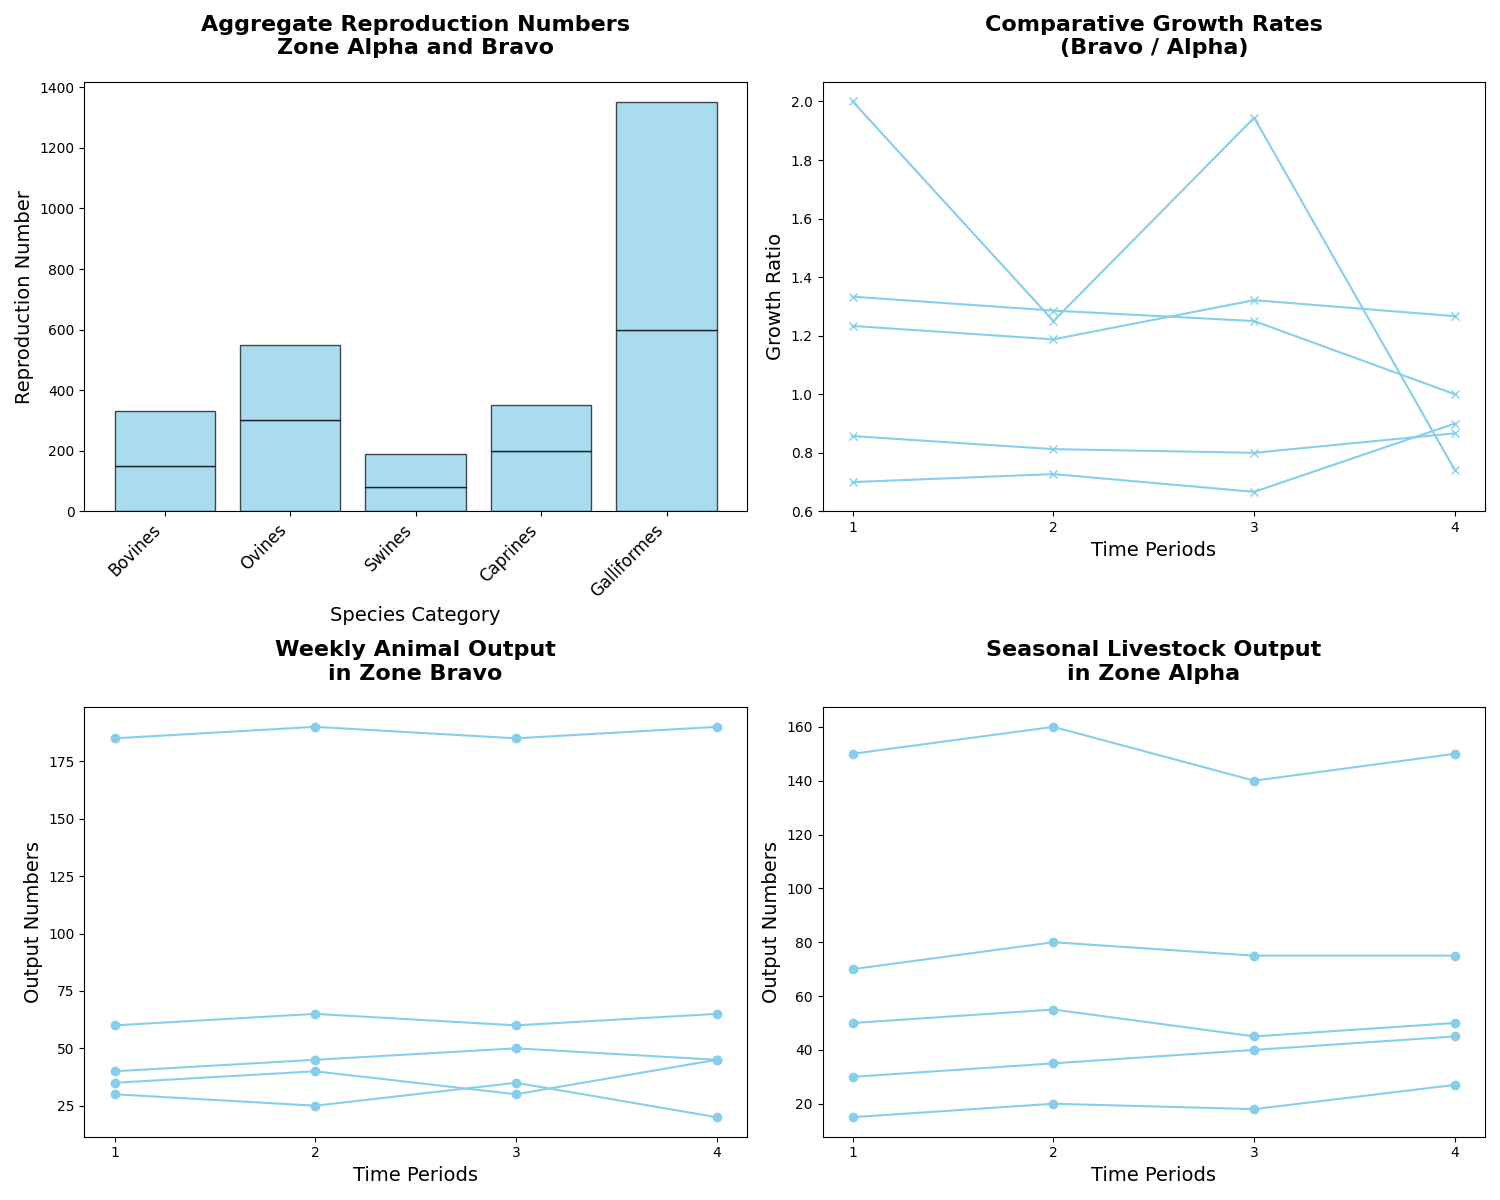

The script that drew this image:
import matplotlib.pyplot as plt
import numpy as np

species = ['Bovines', 'Ovines', 'Swines', 'Caprines', 'Galliformes']
birth_rates_region_A = np.array([150, 300, 80, 200, 600])
birth_rates_region_B = np.array([180, 250, 110, 150, 750])

weeks = np.arange(1, 5)
weekly_birth_rates_region_A = np.array([
    [30, 70, 15, 50, 150],
    [35, 80, 20, 55, 160],
    [40, 75, 18, 45, 140],
    [45, 75, 27, 50, 150]
])
weekly_birth_rates_region_B = np.array([
    [40, 60, 30, 35, 185],
    [45, 65, 25, 40, 190],
    [50, 60, 35, 30, 185],
    [45, 65, 20, 45, 190]
])

fig, axs = plt.subplots(2, 2, figsize=(15, 12))

# Use a single color, e.g., 'skyblue' for all data groups
consistent_color = 'skyblue'

axs[0, 0].bar(species, birth_rates_region_A, color=consistent_color, edgecolor='black', alpha=0.7)
axs[0, 0].bar(species, birth_rates_region_B, color=consistent_color, edgecolor='black', alpha=0.7, bottom=birth_rates_region_A)
axs[0, 0].set_title('Aggregate Reproduction Numbers\nZone Alpha and Bravo', fontsize=16, fontweight='bold', pad=20)
axs[0, 0].set_xlabel('Species Category', fontsize=14)
axs[0, 0].set_ylabel('Reproduction Number', fontsize=14)
axs[0, 0].set_xticks(np.arange(len(species)))
axs[0, 0].set_xticklabels(species, rotation=45, ha='right', fontsize=12)

for i in range(len(species)):
    axs[1, 1].plot(weeks, weekly_birth_rates_region_A[:, i], marker='o', color=consistent_color)
axs[1, 1].set_title('Seasonal Livestock Output\nin Zone Alpha', fontsize=16, fontweight='bold', pad=20)
axs[1, 1].set_xlabel('Time Periods', fontsize=14)
axs[1, 1].set_ylabel('Output Numbers', fontsize=14)
axs[1, 1].set_xticks(weeks)

for i in range(len(species)):
    axs[1, 0].plot(weeks, weekly_birth_rates_region_B[:, i], marker='o', color=consistent_color)
axs[1, 0].set_title('Weekly Animal Output\nin Zone Bravo', fontsize=16, fontweight='bold', pad=20)
axs[1, 0].set_xlabel('Time Periods', fontsize=14)
axs[1, 0].set_ylabel('Output Numbers', fontsize=14)
axs[1, 0].set_xticks(weeks)

weekly_birth_rate_ratio = weekly_birth_rates_region_B / (weekly_birth_rates_region_A + 1e-6)
for i in range(len(species)):
    axs[0, 1].plot(weeks, weekly_birth_rate_ratio[:, i], marker='x', color=consistent_color)
axs[0, 1].set_title('Comparative Growth Rates\n(Bravo / Alpha)', fontsize=16, fontweight='bold', pad=20)
axs[0, 1].set_xlabel('Time Periods', fontsize=14)
axs[0, 1].set_ylabel('Growth Ratio', fontsize=14)
axs[0, 1].set_xticks(weeks)

plt.tight_layout()
plt.show()
